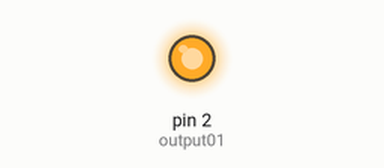
Simulated run of this sketch. Board: Arduino Uno, built with avr-gcc and run on an emulated ATmega328P. On the bench: output pins drawn as LEDs (lit = HIGH). What the sketch prints to the serial monitor is not drawn.

Above: at 0.1 s.
Timing chart, 0 to 1.6 s (numbered marks = the images above):
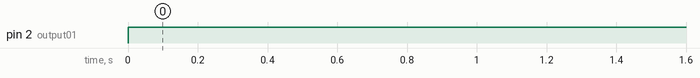

Measured:
- by itself, pin 2 (output01): LOW → HIGH at 0.00 s

The sketch:

SWLED.ino
```cpp
#define SW00 1
#define output01 2

void setup() {
  // put your setup code here, to run once:
  pinMode(SW00, INPUT);
  pinMode(output01, OUTPUT);
  Serial.begin(9600);
}
void loop() {
  int readSW00 = digitalRead(SW00);
  if (readSW00 == LOW) {
    Serial.println("SW00 is pressed");
    digitalWrite(output01, HIGH);
  } else {
    digitalWrite(output01, LOW);
  }
}
```
